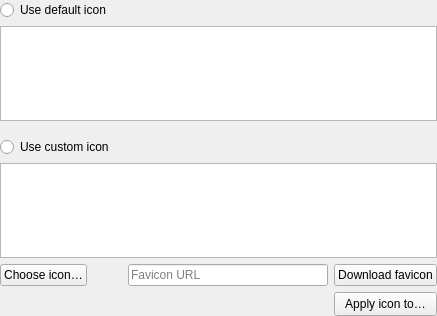
<?xml version="1.0" encoding="UTF-8"?>
<ui version="4.0">
 <class>EditWidgetIcons</class>
 <widget class="QWidget" name="EditWidgetIcons">
  <property name="geometry">
   <rect>
    <x>0</x>
    <y>0</y>
    <width>437</width>
    <height>316</height>
   </rect>
  </property>
  <layout class="QVBoxLayout" name="verticalLayout">
   <property name="leftMargin">
    <number>0</number>
   </property>
   <property name="topMargin">
    <number>0</number>
   </property>
   <property name="rightMargin">
    <number>0</number>
   </property>
   <property name="bottomMargin">
    <number>0</number>
   </property>
   <item>
    <widget class="fluent::basicinput::RadioButton" name="defaultIconsRadio">
     <property name="text">
      <string>Use default icon</string>
     </property>
    </widget>
   </item>
   <item>
    <widget class="QListView" name="defaultIconsView">
     <property name="editTriggers">
      <set>QAbstractItemView::NoEditTriggers</set>
     </property>
     <property name="movement">
      <enum>QListView::Static</enum>
     </property>
     <property name="flow">
      <enum>QListView::LeftToRight</enum>
     </property>
     <property name="isWrapping" stdset="0">
      <bool>true</bool>
     </property>
     <property name="resizeMode">
      <enum>QListView::Adjust</enum>
     </property>
     <property name="spacing">
      <number>4</number>
     </property>
     <property name="viewMode">
      <enum>QListView::ListMode</enum>
     </property>
    </widget>
   </item>
   <item>
    <spacer name="verticalSpacer">
     <property name="orientation">
      <enum>Qt::Vertical</enum>
     </property>
     <property name="sizeType">
      <enum>QSizePolicy::Fixed</enum>
     </property>
     <property name="sizeHint" stdset="0">
      <size>
       <width>20</width>
       <height>10</height>
      </size>
     </property>
    </spacer>
   </item>
   <item>
    <widget class="fluent::basicinput::RadioButton" name="customIconsRadio">
     <property name="text">
      <string>Use custom icon</string>
     </property>
    </widget>
   </item>
   <item>
    <widget class="QListView" name="customIconsView">
     <property name="editTriggers">
      <set>QAbstractItemView::NoEditTriggers</set>
     </property>
     <property name="movement">
      <enum>QListView::Static</enum>
     </property>
     <property name="flow">
      <enum>QListView::LeftToRight</enum>
     </property>
     <property name="isWrapping" stdset="0">
      <bool>true</bool>
     </property>
     <property name="resizeMode">
      <enum>QListView::Adjust</enum>
     </property>
     <property name="spacing">
      <number>4</number>
     </property>
     <property name="viewMode">
      <enum>QListView::ListMode</enum>
     </property>
    </widget>
   </item>
   <item>
    <layout class="QHBoxLayout" name="customIconButtonsHorizontalLayout" stretch="0,0,0,0">
     <item>
      <widget class="VaultButton" name="addButton">
       <property name="text">
        <string>Choose icon…</string>
       </property>
      </widget>
     </item>
     <item>
      <spacer name="horizontalSpacer_2">
       <property name="orientation">
        <enum>Qt::Horizontal</enum>
       </property>
       <property name="sizeHint" stdset="0">
        <size>
         <width>40</width>
         <height>20</height>
        </size>
       </property>
      </spacer>
     </item>
     <item>
      <widget class="VaultLineEdit" name="faviconURL">
       <property name="minimumSize">
        <size>
         <width>200</width>
         <height>0</height>
        </size>
       </property>
       <property name="toolTip">
        <string>Set the URL to use to search for a favicon</string>
       </property>
       <property name="placeholderText">
        <string>Favicon URL</string>
       </property>
      </widget>
     </item>
     <item>
      <widget class="VaultButton" name="faviconButton">
       <property name="toolTip">
        <string>Download favicon for URL</string>
       </property>
       <property name="accessibleName">
        <string>Download favicon for URL</string>
       </property>
       <property name="text">
        <string>Download favicon</string>
       </property>
      </widget>
     </item>
    </layout>
   </item>
   <item>
    <layout class="QHBoxLayout" name="applyToChildrenHorizontalLayout" stretch="0,0">
     <item>
      <spacer name="horizontalSpacer">
       <property name="orientation">
        <enum>Qt::Horizontal</enum>
       </property>
       <property name="sizeHint" stdset="0">
        <size>
         <width>0</width>
         <height>0</height>
        </size>
       </property>
      </spacer>
     </item>
     <item>
      <widget class="VaultButton" name="applyIconToPushButton">
       <property name="sizePolicy">
        <sizepolicy hsizetype="Minimum" vsizetype="Fixed">
         <horstretch>0</horstretch>
         <verstretch>0</verstretch>
        </sizepolicy>
       </property>
       <property name="toolTip">
        <string>Apply selected icon to subgroups and entries</string>
       </property>
       <property name="accessibleName">
        <string>Apply selected icon to subgroups and entries</string>
       </property>
       <property name="styleSheet">
        <string notr="true">padding: 4px 10px</string>
       </property>
       <property name="text">
        <string>Apply icon to…</string>
       </property>
      </widget>
     </item>
    </layout>
   </item>
  </layout>
 </widget>
 <tabstops>
  <tabstop>defaultIconsRadio</tabstop>
  <tabstop>defaultIconsView</tabstop>
  <tabstop>customIconsRadio</tabstop>
  <tabstop>customIconsView</tabstop>
  <tabstop>addButton</tabstop>
  <tabstop>faviconURL</tabstop>
  <tabstop>faviconButton</tabstop>
  <tabstop>applyIconToPushButton</tabstop>
 </tabstops>
 <customwidgets>
 <customwidget>
  <class>VaultButton</class>
  <extends>QPushButton</extends>
  <header>gui/vault/VaultControls.h</header>
 </customwidget>
 <customwidget>
  <class>fluent::basicinput::RadioButton</class>
  <extends>QRadioButton</extends>
  <header>components/basicinput/RadioButton.h</header>
 </customwidget>
 <customwidget>
  <class>VaultLineEdit</class>
  <extends>QLineEdit</extends>
  <header>gui/vault/VaultControls.h</header>
 </customwidget>
 </customwidgets>
 <resources/>
 <connections/>
</ui>
